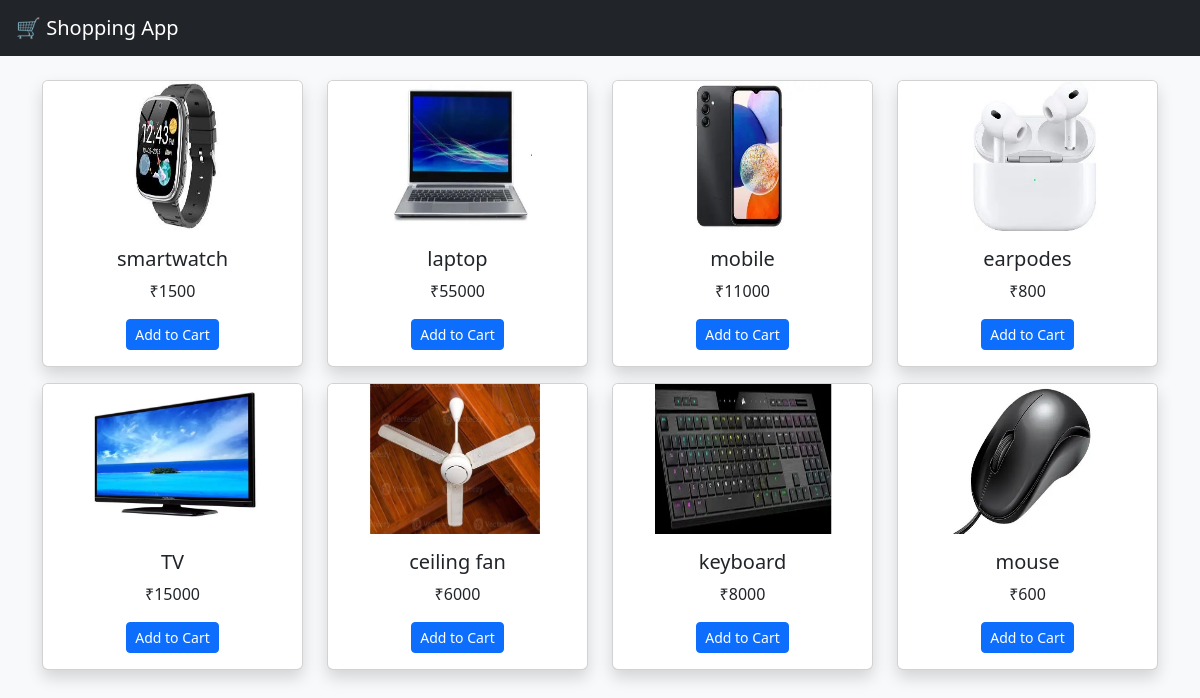
Page /products on the committed database.
### tables this page shows
CREATE TABLE products (id INTEGER PRIMARY KEY, name TEXT, price INTEGER, image TEXT);

### app.py (the view)
@app.route('/products')
def products():
    db = get_db()
    products = db.execute("SELECT * FROM products").fetchall()
    return render_template('products.html', products=products)

### app.py (called while the page is built)
def get_db():
    conn = sqlite3.connect("database.db")
    conn.row_factory = sqlite3.Row
    return conn

### templates/products.html
{% extends 'base.html' %}
{% block content %}
<div class="row">
{% for product in products %}
    <div class="col-md-3">
        <div class="card shadow mb-3">
            <img src="{{ url_for('static', filename='images/' + product['image']) }}" class="card-img-top" height="150">
            <div class="card-body text-center">
                <h5>{{ product['name'] }}</h5>
                <p>₹{{ product['price'] }}</p>
                <a href="/add_to_cart/{{ product['id'] }}" class="btn btn-primary btn-sm">Add to Cart</a>
            </div>
        </div>
    </div>
{% endfor %}
</div>
{% endblock %}

### templates/base.html (shortened to what this page needs)
<!DOCTYPE html>
<html>
<head>
    <link href="https://cdn.jsdelivr.net/npm/bootstrap@5.3.0/dist/css/bootstrap.min.css" rel="stylesheet">
</head>
<body class="bg-light">
<nav class="navbar navbar-dark bg-dark px-3">
    <span class="navbar-brand">🛒 Shopping App</span>
</nav>
<div class="container mt-4">
    {% block content %}{% endblock %}
</div>
</body>
</html>

### rows in the picture
products: image (picture), name "smartwatch", price "1500"
products: image (picture), name "laptop", price "55000"
products: image (picture), name "mobile", price "11000"
products: image (picture), name "earpodes", price "800"
products: image (picture), name "TV", price "15000"
products: image (picture), name "ceiling fan", price "6000"
products: image (picture), name "keyboard", price "8000"
products: image (picture), name "mouse", price "600"
